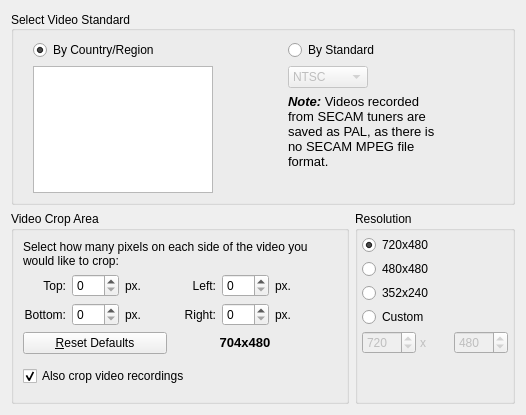
<ui version="4.0" >
 <class>videoSettingsPage</class>
 <widget class="QWidget" name="videoSettingsPage" >
  <property name="geometry" >
   <rect>
    <x>0</x>
    <y>0</y>
    <width>526</width>
    <height>415</height>
   </rect>
  </property>
  <layout class="QGridLayout" name="gridLayout_3" >
   <item row="0" column="0" colspan="2" >
    <widget class="QGroupBox" name="videoStandardGroupBox" >
     <property name="title" >
      <string>Select Video Standard</string>
     </property>
     <property name="alignment" >
      <set>Qt::AlignLeading|Qt::AlignLeft|Qt::AlignVCenter</set>
     </property>
     <layout class="QGridLayout" name="gridLayout" >
      <item row="0" column="1" >
       <widget class="QRadioButton" name="countryRegionRadioButton" >
        <property name="text" >
         <string>By Country/Region</string>
        </property>
        <property name="checked" >
         <bool>true</bool>
        </property>
       </widget>
      </item>
      <item rowspan="2" row="0" column="3" >
       <layout class="QVBoxLayout" name="verticalLayout_2" >
        <item>
         <widget class="QRadioButton" name="standardRadioButton" >
          <property name="text" >
           <string>By Standard</string>
          </property>
         </widget>
        </item>
        <item>
         <widget class="QComboBox" name="standardComboBox" >
          <property name="enabled" >
           <bool>false</bool>
          </property>
          <property name="maximumSize" >
           <size>
            <width>80</width>
            <height>16777215</height>
           </size>
          </property>
          <item>
           <property name="text" >
            <string>NTSC</string>
           </property>
          </item>
          <item>
           <property name="text" >
            <string>PAL</string>
           </property>
          </item>
          <item>
           <property name="text" >
            <string>SECAM</string>
           </property>
          </item>
         </widget>
        </item>
        <item>
         <widget class="QLabel" name="secamStandardNotice" >
          <property name="text" >
           <string>&lt;!DOCTYPE HTML PUBLIC "-//W3C//DTD HTML 4.0//EN" "http://www.w3.org/TR/REC-html40/strict.dtd">
&lt;html>&lt;head>&lt;meta name="qrichtext" content="1" />&lt;style type="text/css">
p, li { white-space: pre-wrap; }
&lt;/style>&lt;/head>&lt;body style=" font-family:'Sans Serif'; font-size:10pt; font-weight:400; font-style:normal;">
&lt;p style=" margin-top:0px; margin-bottom:0px; margin-left:0px; margin-right:0px; -qt-block-indent:0; text-indent:0px;">&lt;span style=" font-weight:600; font-style:italic;">Note: &lt;/span>Videos recorded from SECAM tuners are saved as PAL, as there is no SECAM MPEG file format.&lt;/p>&lt;/body>&lt;/html></string>
          </property>
          <property name="wordWrap" >
           <bool>true</bool>
          </property>
         </widget>
        </item>
        <item>
         <spacer name="verticalSpacer" >
          <property name="orientation" >
           <enum>Qt::Vertical</enum>
          </property>
          <property name="sizeHint" stdset="0" >
           <size>
            <width>20</width>
            <height>40</height>
           </size>
          </property>
         </spacer>
        </item>
       </layout>
      </item>
      <item rowspan="2" row="0" column="4" >
       <spacer name="horizontalSpacer" >
        <property name="orientation" >
         <enum>Qt::Horizontal</enum>
        </property>
        <property name="sizeHint" stdset="0" >
         <size>
          <width>40</width>
          <height>20</height>
         </size>
        </property>
       </spacer>
      </item>
      <item row="1" column="1" >
       <widget class="QListWidget" name="countryRegionListWidget" >
        <property name="minimumSize" >
         <size>
          <width>160</width>
          <height>100</height>
         </size>
        </property>
        <property name="maximumSize" >
         <size>
          <width>180</width>
          <height>160</height>
         </size>
        </property>
       </widget>
      </item>
      <item row="1" column="2" >
       <spacer name="horizontalSpacer_4" >
        <property name="orientation" >
         <enum>Qt::Horizontal</enum>
        </property>
        <property name="sizeHint" stdset="0" >
         <size>
          <width>40</width>
          <height>20</height>
         </size>
        </property>
       </spacer>
      </item>
      <item row="1" column="0" >
       <spacer name="horizontalSpacer_3" >
        <property name="orientation" >
         <enum>Qt::Horizontal</enum>
        </property>
        <property name="sizeType" >
         <enum>QSizePolicy::Fixed</enum>
        </property>
        <property name="sizeHint" stdset="0" >
         <size>
          <width>10</width>
          <height>20</height>
         </size>
        </property>
       </spacer>
      </item>
     </layout>
    </widget>
   </item>
   <item row="1" column="0" >
    <widget class="QGroupBox" name="videoCropGroupBox" >
     <property name="title" >
      <string>Video Crop Area</string>
     </property>
     <layout class="QGridLayout" name="gridLayout_2" >
      <item rowspan="2" row="0" column="0" colspan="6" >
       <widget class="QLabel" name="videoCropLabel" >
        <property name="text" >
         <string>Select how many pixels on each side of the video you would like to crop:</string>
        </property>
        <property name="wordWrap" >
         <bool>true</bool>
        </property>
       </widget>
      </item>
      <item row="2" column="0" >
       <widget class="QLabel" name="topCropLabel" >
        <property name="text" >
         <string>Top:</string>
        </property>
        <property name="alignment" >
         <set>Qt::AlignRight|Qt::AlignTrailing|Qt::AlignVCenter</set>
        </property>
       </widget>
      </item>
      <item row="2" column="1" >
       <widget class="QSpinBox" name="topCropSpinBox" >
        <property name="maximum" >
         <number>512</number>
        </property>
       </widget>
      </item>
      <item row="2" column="2" >
       <widget class="QLabel" name="pixelLabel1" >
        <property name="text" >
         <string>px.</string>
        </property>
       </widget>
      </item>
      <item row="2" column="3" >
       <widget class="QLabel" name="leftCropLabel" >
        <property name="text" >
         <string>Left:</string>
        </property>
        <property name="alignment" >
         <set>Qt::AlignRight|Qt::AlignTrailing|Qt::AlignVCenter</set>
        </property>
       </widget>
      </item>
      <item row="2" column="4" >
       <widget class="QSpinBox" name="leftCropSpinBox" >
        <property name="maximum" >
         <number>512</number>
        </property>
       </widget>
      </item>
      <item row="2" column="5" >
       <widget class="QLabel" name="pixelLabel1_4" >
        <property name="text" >
         <string>px.</string>
        </property>
       </widget>
      </item>
      <item row="3" column="0" >
       <widget class="QLabel" name="bottomCropLabel" >
        <property name="text" >
         <string>Bottom:</string>
        </property>
        <property name="alignment" >
         <set>Qt::AlignRight|Qt::AlignTrailing|Qt::AlignVCenter</set>
        </property>
       </widget>
      </item>
      <item row="3" column="1" >
       <widget class="QSpinBox" name="bottomCropSpinBox" >
        <property name="maximum" >
         <number>512</number>
        </property>
       </widget>
      </item>
      <item row="3" column="2" >
       <widget class="QLabel" name="pixelLabel1_2" >
        <property name="text" >
         <string>px.</string>
        </property>
       </widget>
      </item>
      <item row="3" column="3" >
       <widget class="QLabel" name="rightCropLabel" >
        <property name="text" >
         <string>Right:</string>
        </property>
        <property name="alignment" >
         <set>Qt::AlignRight|Qt::AlignTrailing|Qt::AlignVCenter</set>
        </property>
       </widget>
      </item>
      <item row="3" column="4" >
       <widget class="QSpinBox" name="rightCropSpinBox" >
        <property name="maximum" >
         <number>512</number>
        </property>
       </widget>
      </item>
      <item row="3" column="5" >
       <widget class="QLabel" name="pixelLabel1_3" >
        <property name="text" >
         <string>px.</string>
        </property>
       </widget>
      </item>
      <item row="4" column="0" colspan="3" >
       <widget class="QPushButton" name="resetDefaultPushButton" >
        <property name="text" >
         <string>&amp;Reset Defaults</string>
        </property>
       </widget>
      </item>
      <item row="4" column="3" colspan="3" >
       <widget class="QLabel" name="videoDimensionsLabel" >
        <property name="text" >
         <string>&lt;!DOCTYPE HTML PUBLIC "-//W3C//DTD HTML 4.0//EN" "http://www.w3.org/TR/REC-html40/strict.dtd">
&lt;html>&lt;head>&lt;meta name="qrichtext" content="1" />&lt;style type="text/css">
p, li { white-space: pre-wrap; }
&lt;/style>&lt;/head>&lt;body style=" font-family:'Sans Serif'; font-size:10pt; font-weight:400; font-style:normal;">
&lt;p style=" margin-top:0px; margin-bottom:0px; margin-left:0px; margin-right:0px; -qt-block-indent:0; text-indent:0px;">&lt;span style=" font-weight:600;">704x480&lt;/span>&lt;/p>&lt;/body>&lt;/html></string>
        </property>
        <property name="alignment" >
         <set>Qt::AlignCenter</set>
        </property>
        <property name="wordWrap" >
         <bool>false</bool>
        </property>
       </widget>
      </item>
      <item row="5" column="6" >
       <spacer name="verticalSpacer_3" >
        <property name="orientation" >
         <enum>Qt::Vertical</enum>
        </property>
        <property name="sizeType" >
         <enum>QSizePolicy::Preferred</enum>
        </property>
        <property name="sizeHint" stdset="0" >
         <size>
          <width>20</width>
          <height>40</height>
         </size>
        </property>
       </spacer>
      </item>
      <item row="5" column="0" colspan="4" >
       <widget class="QCheckBox" name="cropRecordingsCheckBox" >
        <property name="toolTip" >
         <string>Check this to also crop video recordings.</string>
        </property>
        <property name="text" >
         <string>Also crop video recordings</string>
        </property>
        <property name="checked" >
         <bool>true</bool>
        </property>
       </widget>
      </item>
     </layout>
    </widget>
   </item>
   <item row="1" column="1" >
    <widget class="QGroupBox" name="resolutionGroupBox" >
     <property name="maximumSize" >
      <size>
       <width>160</width>
       <height>16777215</height>
      </size>
     </property>
     <property name="title" >
      <string>Resolution</string>
     </property>
     <layout class="QGridLayout" name="gridLayout_5" >
      <property name="margin" >
       <number>4</number>
      </property>
      <property name="spacing" >
       <number>4</number>
      </property>
      <item row="0" column="0" >
       <widget class="QRadioButton" name="largeResRadioButton" >
        <property name="text" >
         <string>720x480</string>
        </property>
        <property name="checked" >
         <bool>true</bool>
        </property>
       </widget>
      </item>
      <item row="1" column="0" >
       <widget class="QRadioButton" name="mediumResRadioButton" >
        <property name="text" >
         <string>480x480</string>
        </property>
       </widget>
      </item>
      <item row="2" column="0" >
       <widget class="QRadioButton" name="smallResRadioButton" >
        <property name="text" >
         <string>352x240</string>
        </property>
       </widget>
      </item>
      <item row="3" column="0" >
       <widget class="QRadioButton" name="customResRadioButton" >
        <property name="text" >
         <string>Custom</string>
        </property>
       </widget>
      </item>
      <item row="4" column="0" >
       <layout class="QHBoxLayout" name="horizontalLayout_2" >
        <property name="spacing" >
         <number>4</number>
        </property>
        <item>
         <widget class="QSpinBox" name="widthSpinBox" >
          <property name="enabled" >
           <bool>false</bool>
          </property>
          <property name="minimum" >
           <number>64</number>
          </property>
          <property name="maximum" >
           <number>1920</number>
          </property>
          <property name="value" >
           <number>720</number>
          </property>
         </widget>
        </item>
        <item>
         <widget class="QLabel" name="xLabel" >
          <property name="enabled" >
           <bool>false</bool>
          </property>
          <property name="text" >
           <string>x</string>
          </property>
         </widget>
        </item>
        <item>
         <widget class="QSpinBox" name="heightSpinBox" >
          <property name="enabled" >
           <bool>false</bool>
          </property>
          <property name="minimum" >
           <number>64</number>
          </property>
          <property name="maximum" >
           <number>1920</number>
          </property>
          <property name="value" >
           <number>480</number>
          </property>
         </widget>
        </item>
       </layout>
      </item>
      <item row="5" column="0" >
       <spacer name="verticalSpacer_2" >
        <property name="orientation" >
         <enum>Qt::Vertical</enum>
        </property>
        <property name="sizeHint" stdset="0" >
         <size>
          <width>20</width>
          <height>40</height>
         </size>
        </property>
       </spacer>
      </item>
     </layout>
    </widget>
   </item>
  </layout>
 </widget>
 <resources/>
 <connections/>
</ui>
